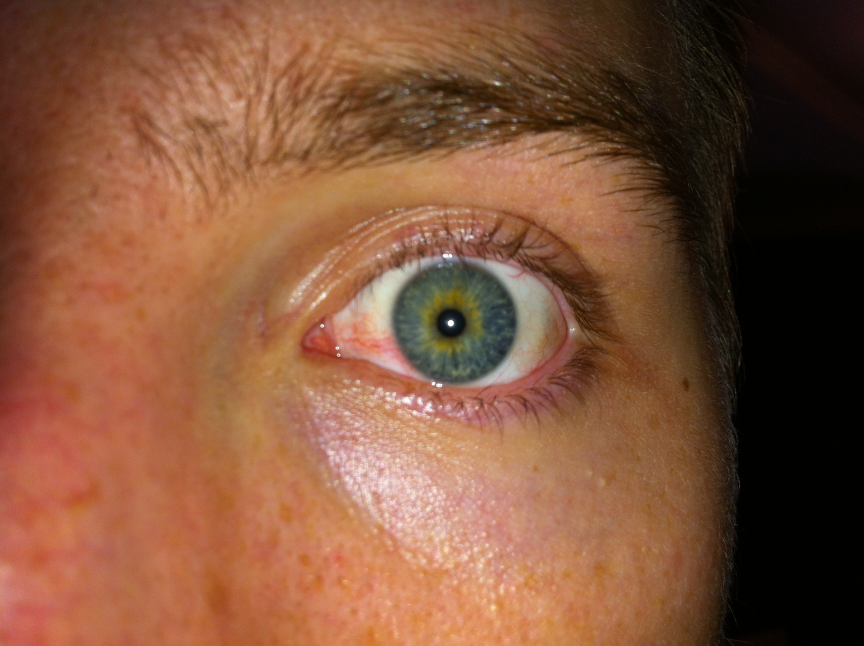
#> input picture Trabalho003/Amostras/001_L_01.JPG, 2592 x 1936 px, found by its file name (shown at 1/3 size); its folder holds only this picture in this run
$ python trabalho003.py
#> lines starting #> are read from the running program, lines starting #| are printed output that depends on the picture; after the words box and inside, x2 and y2 are one past the last pixel; in counts of white or black regions, pixels touching at a corner belong together
#
# Authors: Flavio Omar Losada e Leonardo Fiedler
#

import cv2 as cv
import numpy as np
import os as os

FOLDER = "./Trabalho003/Amostras"

idxToFilter = [1, 4, 7, 8, 11, 12, 18, 22, 24, 27, 29, 31, 32, 38, 39, 43, 46, 47, 49, 51, 52, 57, 58, 59, 60, 67, 72, 73, 74, 75, 78, 86, 88, 89, 95, 97, 99]

# Itera os arquivos acima mencionados, conforme indice.
x = 1
for file in sorted(os.listdir(FOLDER)):
    if file.endswith('.JPG'):
        if x in idxToFilter:
            print("Current position %i" % x)
            print("Processando o arquivo %s" % file)
            img = cv.imread(FOLDER + "/" + file)
#> img is the input picture: shape (1936, 2592, 3); mean B, G, R 58.9, 83.9, 129.1
            gray_image = cv.cvtColor(img, cv.COLOR_BGR2GRAY)
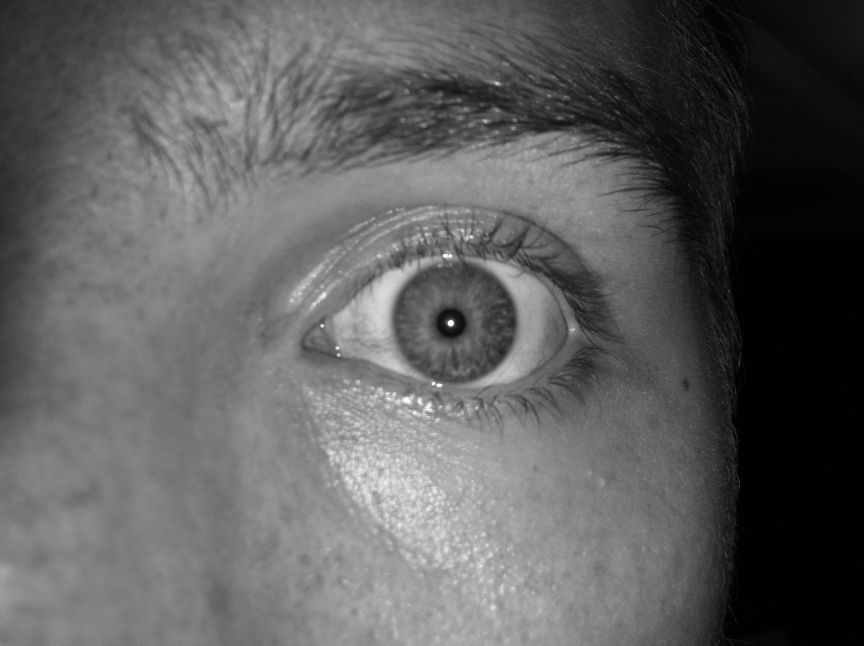
#> gray_image: shape (1936, 2592) (shown at 1/3 size); min 0, max 255, mean 94.6

            # Obtem a ROI da imagem
            roi = gray_image[700:1300, 1000:1600]
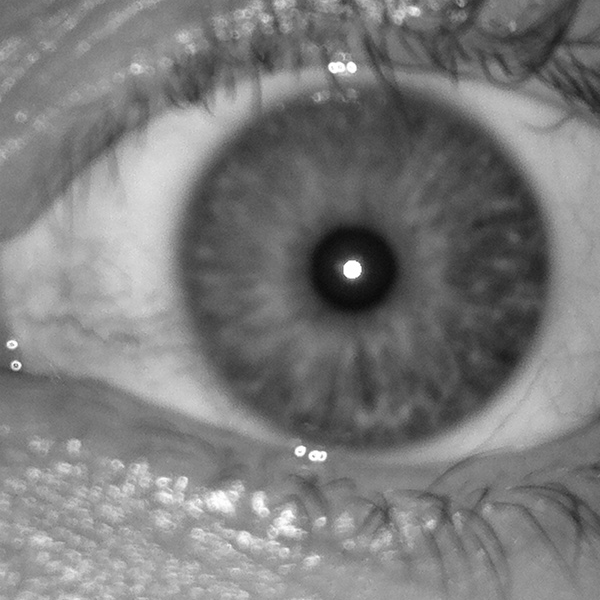
#> roi: shape (600, 600); min 8, max 255, mean 123.9

            # Aplica um Treshold para otimizar o processamento
            _, threshold = cv.threshold(roi, 100, 255, cv.THRESH_BINARY)
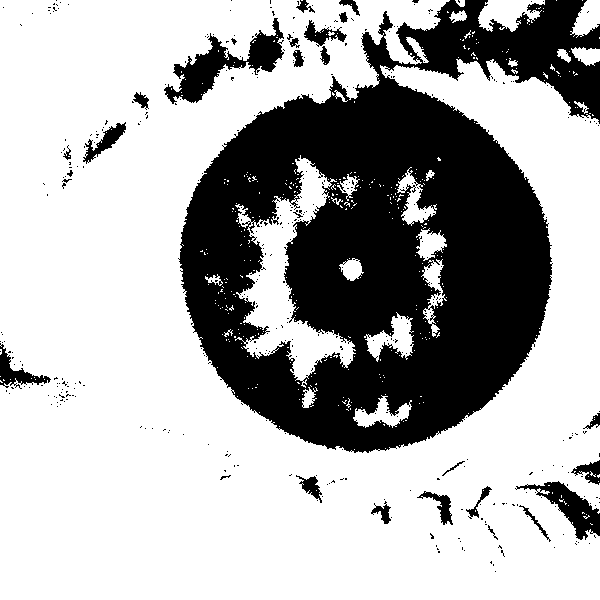
#> threshold: shape (600, 600); 68.5% white; 408 black regions (381 under 20 px), largest, box (x1, y1, x2, y2) and area: (178, 0, 600, 453) 103538, (164, 18, 284, 104) 3221, (515, 481, 600, 540) 1654

            # Aplica o algoritmo, param1 = valor do parametro.
            circles = cv.HoughCircles(threshold,cv.HOUGH_GRADIENT,1,500, param1=30,param2=10,minRadius=120,maxRadius=200)
#> circles = [[366.5, 260.5, 186]]
            circles = np.uint16(np.around(circles))
#> circles = [[366, 260, 186]]

            # itera os circulos obtidos e desenha na imagem
            for i in circles[0,:]:
                cv.circle(roi,(i[0],i[1]),i[2],(0,255,0),2)
                cv.circle(roi,(i[0],i[1]),2,(0,0,255),3)
#> this loop made 1 pass
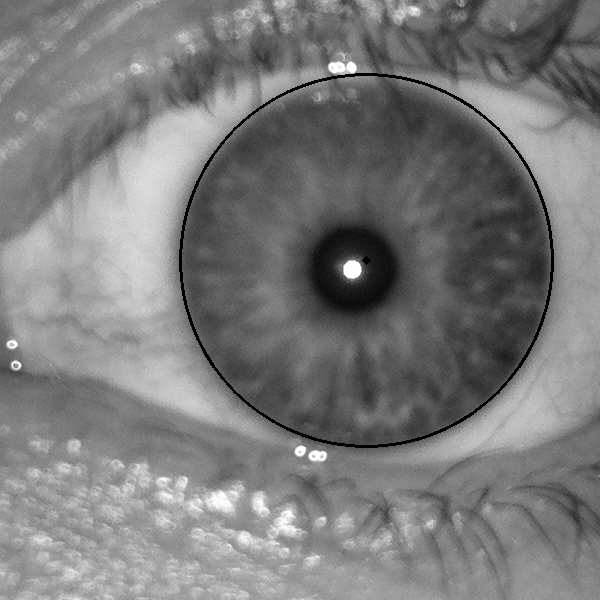
#> roi: shape (600, 600); 0.95% of pixels changed, all inside (x1, y1, x2, y2) = (179, 73, 554, 448)

            filename = "%s %i" % (file, x)
            cv.imshow(filename, roi)
            cv.waitKey(0)
            cv.destroyAllWindows()
        x+=1

$ run again, on Trabalho003/Amostras/001_R_01.JPG
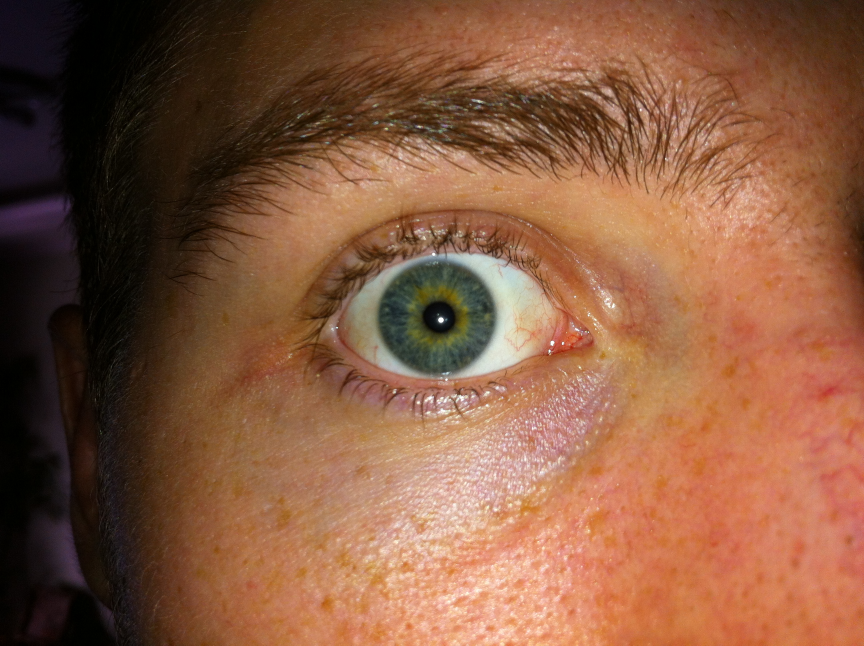
#> input picture Trabalho003/Amostras/001_R_01.JPG, 2592 x 1936 px, found by its file name (shown at 1/3 size)
#> img is the input picture: shape (1936, 2592, 3); mean B, G, R 63.9, 89.6, 134.8
#> `_, threshold = cv.threshold(roi, 100, 255, cv.THRESH_BINARY)`:
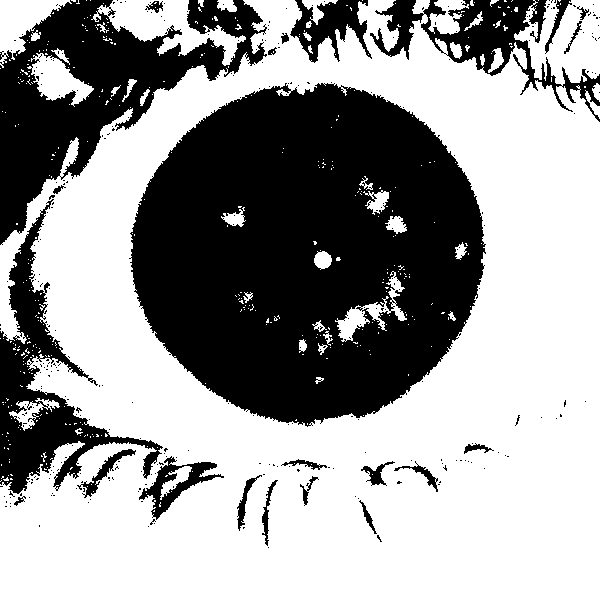
#> threshold: shape (600, 600); 61.1% white; 322 black regions (299 under 20 px), largest, box (x1, y1, x2, y2) and area: (129, 83, 486, 427) 89445, (0, 0, 267, 245) 24138, (0, 199, 163, 494) 11729
#> `circles = cv.HoughCircles(threshold,cv.HOUGH_GRADIENT,1,500, param1=30..`: circles = [[315.5, 250.5, 166.6]]
#> `circles = np.uint16(np.around(circles))`: circles = [[316, 250, 167]]
#> the loop `for i in circles[0,:]:` made 1 pass
#> after the loop `for i in circles[0,:]:`:
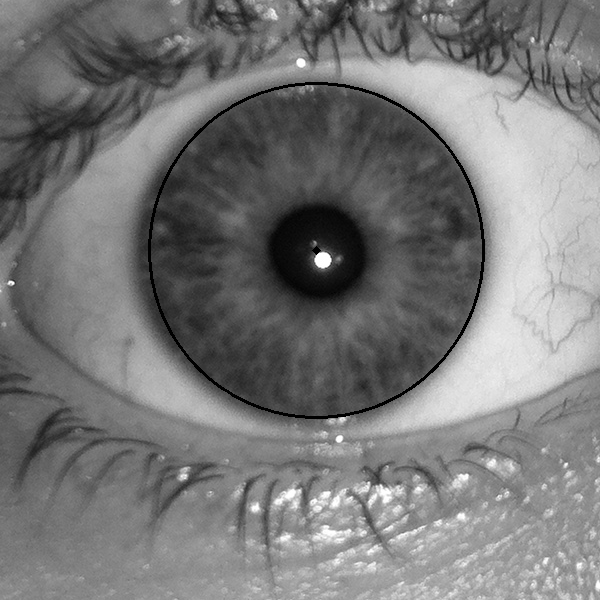
#> roi: shape (600, 600); min 0, max 255, mean 119.7

$ run again, on Trabalho003/Amostras/001_R_02.JPG
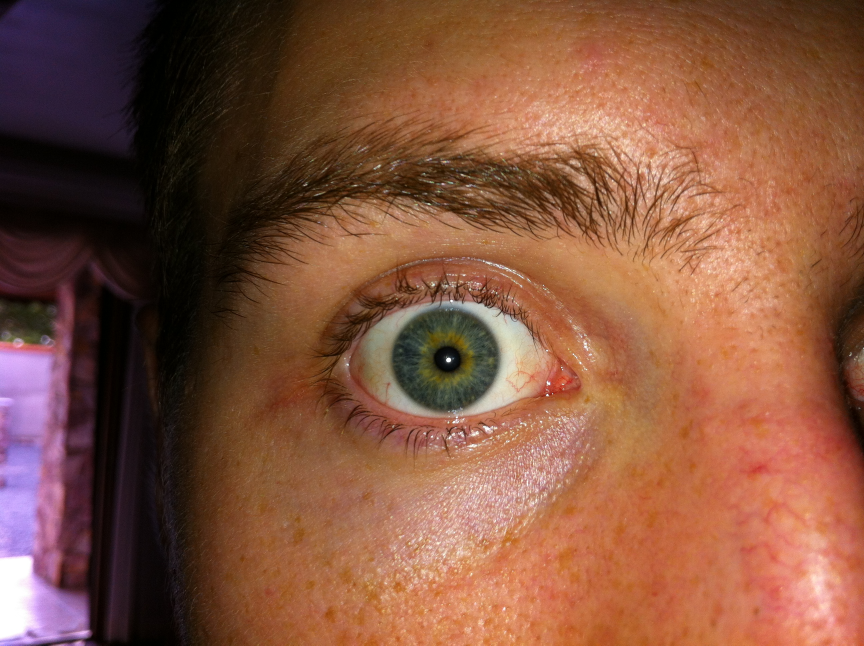
#> input picture Trabalho003/Amostras/001_R_02.JPG, 2592 x 1936 px, found by its file name (shown at 1/3 size)
#> img is the input picture: shape (1936, 2592, 3); mean B, G, R 62.1, 83.6, 131.1
#> `_, threshold = cv.threshold(roi, 100, 255, cv.THRESH_BINARY)`:
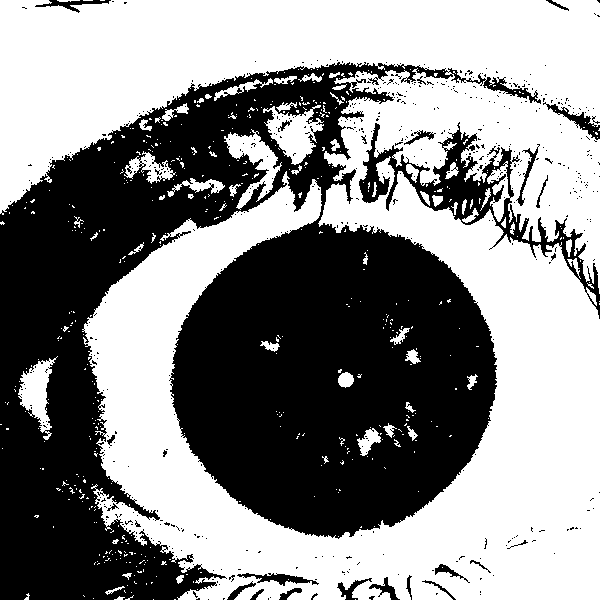
#> threshold: shape (600, 600); 54.7% white; 536 black regions (511 under 20 px), largest, box (x1, y1, x2, y2) and area: (0, 62, 541, 600) 151413, (359, 122, 600, 319) 7216, (543, 102, 600, 140) 484
#> `circles = cv.HoughCircles(threshold,cv.HOUGH_GRADIENT,1,500, param1=30..`: circles = [[337.5, 378.5, 157.2]]
#> `circles = np.uint16(np.around(circles))`: circles = [[338, 378, 157]]
#> the loop `for i in circles[0,:]:` made 1 pass
#> after the loop `for i in circles[0,:]:`:
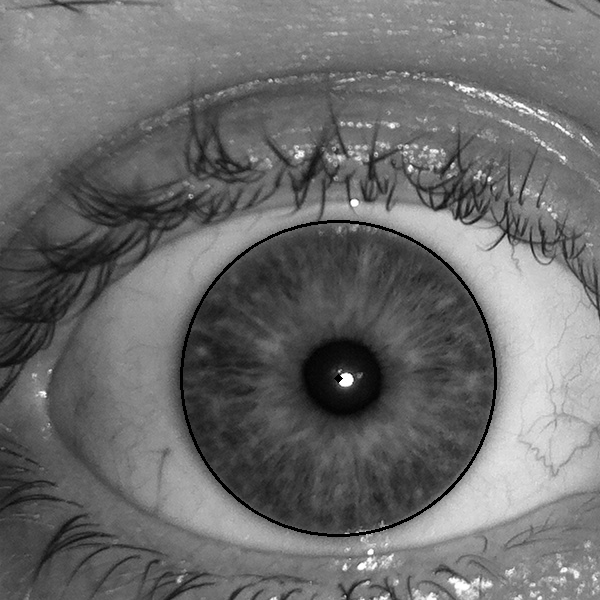
#> roi: shape (600, 600); min 0, max 255, mean 107.9
